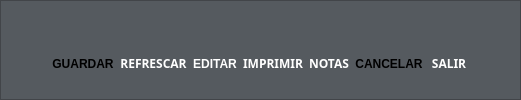
       <widget class="QFrame" name="footerframe">
        <property name="styleSheet">
         <string notr="true">background-color: rgb(85, 90, 95);</string>
        </property>
        <property name="frameShape">
         <enum>QFrame::Shape::StyledPanel</enum>
        </property>
        <property name="frameShadow">
         <enum>QFrame::Shadow::Raised</enum>
        </property>
        <layout class="QHBoxLayout" name="horizontalLayout">
         <item>
          <spacer name="horizontalSpacer">
           <property name="orientation">
            <enum>Qt::Orientation::Horizontal</enum>
           </property>
           <property name="sizeHint" stdset="0">
            <size>
             <width>40</width>
             <height>20</height>
            </size>
          </property>
          </spacer>
         </item>
         <item>
          <layout class="QGridLayout" name="gridLayout_3">
           <item row="0" column="6">
            <widget class="QPushButton" name="bttn_Esalir">
             <property name="cursor">
              <cursorShape>PointingHandCursor</cursorShape>
             </property>
             <property name="styleSheet">
              <string notr="true">QPushButton:hover
{
	border-style: solid;
	background-color: #757a80;

}

QPushButton:pressed
{
	 	background-color:#333639;
}</string>
             </property>
             <property name="text">
              <string/>
             </property>
             <property name="icon">
              <iconset resource="../assets/icons/resource.qrc">
               <normaloff>:/Botones salida/salir_icon.png</normaloff>:/Botones salida/salir_icon.png</iconset>
             </property>
             <property name="iconSize">
              <size>
               <width>81</width>
               <height>61</height>
              </size>
             </property>
             <property name="flat">
              <bool>true</bool>
             </property>
            </widget>
           </item>
           <item row="1" column="6">
            <widget class="QLabel" name="ql_EsalirText">
             <property name="font">
              <font>
               <family>Poppins</family>
               <bold>true</bold>
              </font>
             </property>
             <property name="cursor">
              <cursorShape>IBeamCursor</cursorShape>
             </property>
             <property name="styleSheet">
              <string notr="true">color: rgb(255, 255, 255);</string>
             </property>
             <property name="text">
              <string>&lt;html&gt;&lt;head/&gt;&lt;body&gt;&lt;p align=&quot;center&quot;&gt;&lt;span style=&quot; font-weight:600;&quot;&gt;SALIR&lt;/span&gt;&lt;/p&gt;&lt;/body&gt;&lt;/html&gt;</string>
             </property>
             <property name="buddy">
              <cstring>bttn_Erefrescar</cstring>
             </property>
            </widget>
           </item>
                       <item row="0" column="4">
             <widget class="QPushButton" name="bttn_notas">
              <property name="cursor">
               <cursorShape>PointingHandCursor</cursorShape>
              </property>
              <property name="styleSheet">
               <string notr="true">QPushButton:hover
{
	border-style: solid;
	background-color: #757a80;

}

QPushButton:pressed
{
	 	background-color:#333639;
}</string>
              </property>
              <property name="text">
               <string/>
              </property>
              <property name="icon">
               <iconset resource="../assets/icons/resource.qrc">
                <normaloff>:/Botones categoria/openmoji--spiral-notepad.png</normaloff>:/Botones categoria/openmoji--spiral-notepad.png</iconset>
              </property>
              <property name="iconSize">
               <size>
                <width>81</width>
                <height>61</height>
               </size>
              </property>
              <property name="flat">
               <bool>true</bool>
              </property>
             </widget>
            </item>
            <item row="1" column="4">
             <widget class="QLabel" name="ql_notasText">
              <property name="font">
               <font>
                <family>Poppins</family>
                <bold>true</bold>
               </font>
              </property>
              <property name="styleSheet">
               <string notr="true">color: rgb(255, 255, 255);</string>
              </property>
              <property name="text">
               <string>&lt;html&gt;&lt;head/&gt;&lt;body&gt;&lt;p align=&quot;center&quot;&gt;&lt;span style=&quot; font-weight:600;&quot;&gt;NOTAS&lt;/span&gt;&lt;/p&gt;&lt;/body&gt;&lt;/html&gt;</string>
              </property>
             </widget>
            </item>
<item row="0" column="1">
            <widget class="QPushButton" name="bttn_Erefrescar">
             <property name="cursor">
              <cursorShape>PointingHandCursor</cursorShape>
             </property>
             <property name="styleSheet">
              <string notr="true">QPushButton:hover
{
	border-style: solid;
	background-color: #757a80;

}

QPushButton:pressed
{
	 	background-color:#333639;
}</string>
             </property>
             <property name="text">
              <string/>
             </property>
             <property name="icon">
              <iconset resource="../assets/icons/resource.qrc">
               <normaloff>:/Botones salida/refresh-icon.png</normaloff>:/Botones salida/refresh-icon.png</iconset>
             </property>
             <property name="iconSize">
              <size>
               <width>81</width>
               <height>61</height>
              </size>
             </property>
             <property name="flat">
              <bool>true</bool>
             </property>
            </widget>
           </item>
           <item row="1" column="3">
            <widget class="QLabel" name="ql_EimprimirText">
             <property name="font">
              <font>
               <family>Poppins</family>
               <bold>true</bold>
              </font>
             </property>
             <property name="cursor">
              <cursorShape>IBeamCursor</cursorShape>
             </property>
             <property name="styleSheet">
              <string notr="true">color: rgb(255, 255, 255);</string>
             </property>
             <property name="text">
              <string>&lt;html&gt;&lt;head/&gt;&lt;body&gt;&lt;p align=&quot;center&quot;&gt;&lt;span style=&quot; font-weight:600;&quot;&gt;IMPRIMIR&lt;/span&gt;&lt;/p&gt;&lt;/body&gt;&lt;/html&gt;</string>
             </property>
             <property name="buddy">
              <cstring>bttn_Erefrescar</cstring>
             </property>
            </widget>
           </item>
           <item row="0" column="2">
            <widget class="QPushButton" name="bttn_editar">
             <property name="cursor">
              <cursorShape>PointingHandCursor</cursorShape>
             </property>
             <property name="styleSheet">
              <string notr="true">QPushButton:hover
{
	border-style: solid;
	background-color: #757a80;

}

QPushButton:pressed
{
	 	background-color:#333639;
}</string>
             </property>
             <property name="icon">
              <iconset resource="../assets/icons/resource.qrc">
               <normaloff>:/Botones salida/edit-book.png</normaloff>:/Botones salida/edit-book.png</iconset>
             </property>
             <property name="iconSize">
              <size>
               <width>81</width>
               <height>61</height>
              </size>
             </property>
             <property name="flat">
              <bool>true</bool>
             </property>
            </widget>
           </item>
           <item row="1" column="0">
            <widget class="QLabel" name="ql_guardarText">
             <property name="enabled">
              <bool>true</bool>
             </property>
             <property name="tabletTracking">
              <bool>false</bool>
             </property>
             <property name="text">
              <string>&lt;html&gt;&lt;head/&gt;&lt;body&gt;&lt;p align=&quot;center&quot;&gt;&lt;span style=&quot; font-weight:700;&quot;&gt;GUARDAR&lt;/span&gt;&lt;/p&gt;&lt;/body&gt;&lt;/html&gt;</string>
             </property>
             <property name="wordWrap">
              <bool>false</bool>
             </property>
            </widget>
           </item>
           <item row="0" column="3">
            <widget class="QPushButton" name="bttn_Erimprimir">
             <property name="cursor">
              <cursorShape>PointingHandCursor</cursorShape>
             </property>
             <property name="styleSheet">
              <string notr="true">QPushButton:hover
{
	border-style: solid;
	background-color: #757a80;

}

QPushButton:pressed
{
	 	background-color:#333639;
}</string>
             </property>
             <property name="text">
              <string/>
             </property>
             <property name="icon">
              <iconset resource="../assets/icons/resource.qrc">
               <normaloff>:/Botones salida/imprimir.png</normaloff>:/Botones salida/imprimir.png</iconset>
             </property>
             <property name="iconSize">
              <size>
               <width>81</width>
               <height>61</height>
              </size>
             </property>
             <property name="flat">
              <bool>true</bool>
             </property>
            </widget>
           </item>
           <item row="1" column="1">
            <widget class="QLabel" name="ql_ErefrescarText">
             <property name="font">
              <font>
               <family>Poppins</family>
               <bold>true</bold>
              </font>
             </property>
             <property name="cursor">
              <cursorShape>IBeamCursor</cursorShape>
             </property>
             <property name="styleSheet">
              <string notr="true">color: rgb(255, 255, 255);</string>
             </property>
             <property name="text">
              <string>&lt;html&gt;&lt;head/&gt;&lt;body&gt;&lt;p align=&quot;center&quot;&gt;&lt;span style=&quot; font-weight:600;&quot;&gt;REFRESCAR&lt;/span&gt;&lt;/p&gt;&lt;/body&gt;&lt;/html&gt;</string>
             </property>
             <property name="buddy">
              <cstring>bttn_Erefrescar</cstring>
             </property>
            </widget>
           </item>
           <item row="0" column="0">
            <widget class="QPushButton" name="bttn_guardar">
             <property name="enabled">
              <bool>true</bool>
             </property>
             <property name="cursor">
              <cursorShape>PointingHandCursor</cursorShape>
             </property>
             <property name="tabletTracking">
              <bool>false</bool>
             </property>
             <property name="styleSheet">
              <string notr="true">QPushButton:hover
{
	border-style: solid;
	background-color: #757a80;

}

QPushButton:pressed
{
	 	background-color:#333639;
}</string>
             </property>
             <property name="icon">
              <iconset resource="../assets/icons/resource.qrc">
               <normaloff>:/Botones salida/save-icon.png</normaloff>:/Botones salida/save-icon.png</iconset>
             </property>
             <property name="iconSize">
              <size>
               <width>81</width>
               <height>61</height>
              </size>
             </property>
             <property name="flat">
              <bool>true</bool>
             </property>
            </widget>
           </item>
           <item row="1" column="2">
            <widget class="QLabel" name="label">
             <property name="font">
              <font>
               <bold>true</bold>
              </font>
             </property>
             <property name="cursor">
              <cursorShape>IBeamCursor</cursorShape>
             </property>
             <property name="mouseTracking">
              <bool>true</bool>
             </property>
             <property name="styleSheet">
              <string notr="true">color: rgb(255, 255, 255);</string>
             </property>
             <property name="text">
              <string>&lt;html&gt;&lt;head/&gt;&lt;body&gt;&lt;p align=&quot;center&quot;&gt;EDITAR&lt;/p&gt;&lt;/body&gt;&lt;/html&gt;</string>
             </property>
            </widget>
           </item>
           <item row="1" column="5">
            <widget class="QLabel" name="ql_cancelarText">
             <property name="enabled">
              <bool>true</bool>
             </property>
             <property name="tabletTracking">
              <bool>false</bool>
             </property>
             <property name="text">
              <string>&lt;html&gt;&lt;head/&gt;&lt;body&gt;&lt;p align=&quot;center&quot;&gt;&lt;span style=&quot; font-weight:700;&quot;&gt;CANCELAR&lt;/span&gt;&lt;/p&gt;&lt;/body&gt;&lt;/html&gt;</string>
             </property>
             <property name="wordWrap">
              <bool>false</bool>
             </property>
            </widget>
           </item>
           <item row="0" column="5">
            <widget class="QPushButton" name="bttn_cancelar">
             <property name="enabled">
              <bool>true</bool>
             </property>
             <property name="cursor">
              <cursorShape>PointingHandCursor</cursorShape>
             </property>
             <property name="tabletTracking">
              <bool>false</bool>
             </property>
             <property name="styleSheet">
              <string notr="true">QPushButton:hover
{
	border-style: solid;
	background-color: #757a80;

}

QPushButton:pressed
{
	 	background-color:#333639;
}</string>
             </property>
             <property name="text">
              <string/>
             </property>
             <property name="icon">
              <iconset resource="../assets/icons/resource.qrc">
               <normaloff>:/Botones salida/icon-park--close-one.png</normaloff>:/Botones salida/icon-park--close-one.png</iconset>
             </property>
             <property name="iconSize">
              <size>
               <width>81</width>
               <height>61</height>
              </size>
             </property>
             <property name="default">
              <bool>false</bool>
             </property>
             <property name="flat">
              <bool>true</bool>
             </property>
            </widget>
           </item>
          </layout>
         </item>
         <item>
          <spacer name="horizontalSpacer_2">
           <property name="orientation">
            <enum>Qt::Orientation::Horizontal</enum>
           </property>
           <property name="sizeHint" stdset="0">
            <size>
             <width>40</width>
             <height>20</height>
            </size>
           </property>
          </spacer>
         </item>
        </layout>
       </widget>
